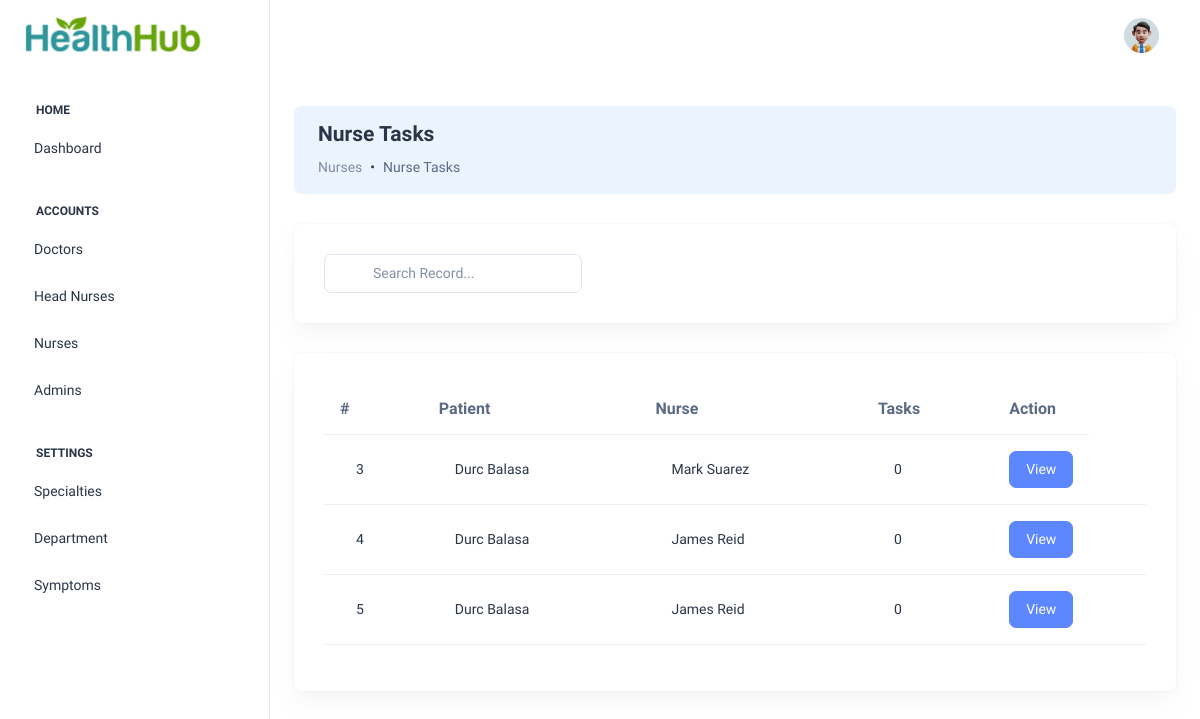
Before: /pages/nurse-tasks.php (signed in) with the older database file.
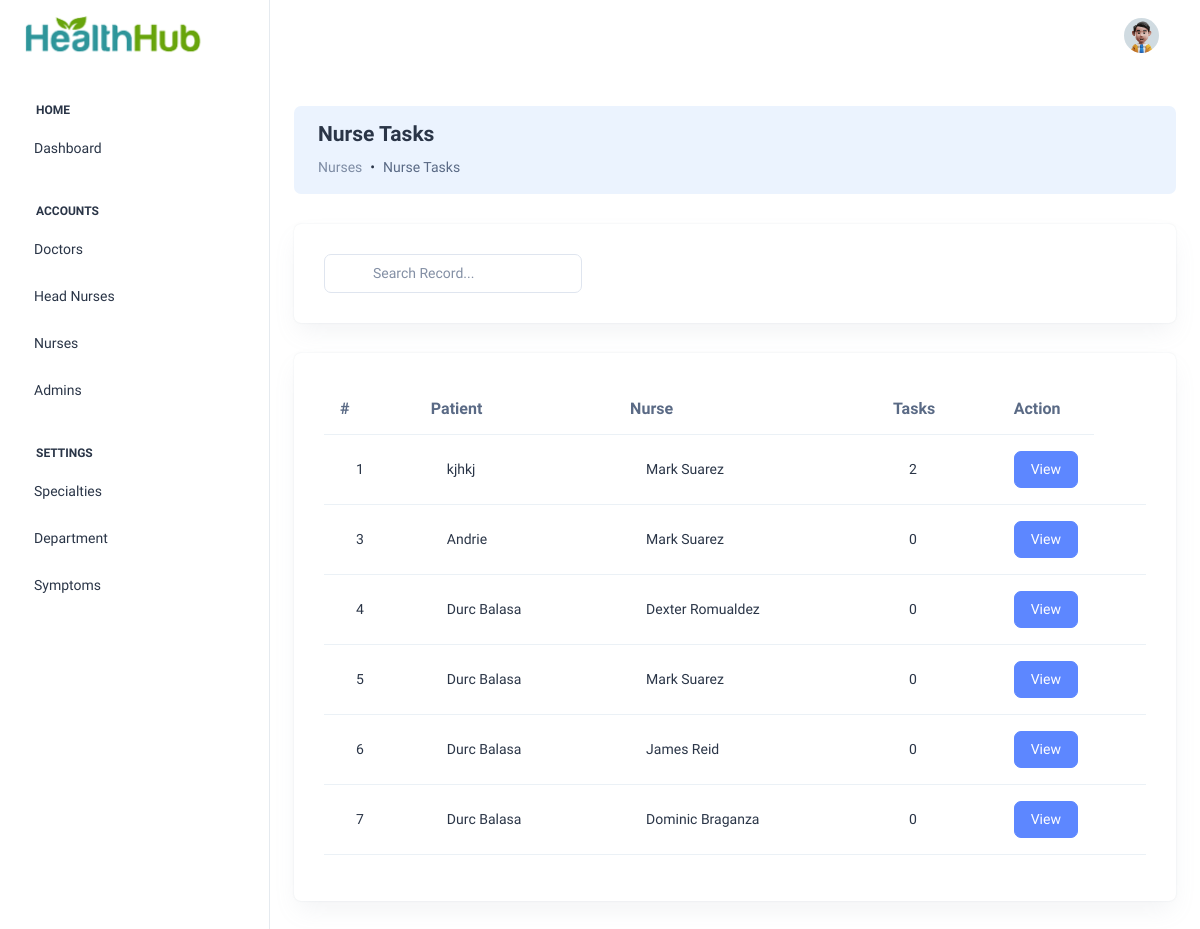
After: the same page with the newer database file.
### tables this page shows
CREATE TABLE `medical_record` (
  `Id` int(11) NOT NULL AUTO_INCREMENT,
  `patientId` int(11) DEFAULT NULL,
  `doctorId` int(11) DEFAULT NULL,
  `reasonForAdmission` varchar(255) DEFAULT NULL,
  `allergies` varchar(255) DEFAULT NULL,
  `medications` varchar(255) DEFAULT NULL,
  `bloodType` varchar(255) DEFAULT NULL,
  `symptomId` int(11) DEFAULT NULL,
  `doctorsOrders` text,
  `dateAdded` date DEFAULT NULL,
  `status` varchar(255) DEFAULT 'Admitted',
  `room` varchar(255) DEFAULT NULL,
  `departmentId` int(11) DEFAULT NULL,
  `nurseId` int(11) DEFAULT NULL,
  PRIMARY KEY (`Id`)
);

CREATE TABLE `patient` (
  `Id` int(11) NOT NULL AUTO_INCREMENT,
  `fullName` varchar(255) DEFAULT NULL,
  `dob` date DEFAULT NULL,
  `gender` varchar(255) DEFAULT NULL,
  `address` text,
  `city` varchar(255) DEFAULT NULL,
  `phoneNumber` varchar(255) DEFAULT NULL,
  `email` varchar(255) DEFAULT NULL,
  `emergencyContactName` varchar(255) DEFAULT NULL,
  `relationship` varchar(255) DEFAULT NULL,
  `emergencyPhoneNumber` varchar(255) DEFAULT NULL,
  `insuranceProvider` varchar(255) DEFAULT NULL,
  `policyNumber` varchar(255) DEFAULT NULL,
  `groupNumber` varchar(255) DEFAULT NULL,
  `subscriberName` varchar(255) DEFAULT NULL,
  `subscriberDob` varchar(255) DEFAULT NULL,
  `subscriberId` varchar(255) DEFAULT NULL,
  `status` varchar(255) DEFAULT 'Admitted',
  PRIMARY KEY (`Id`)
);

CREATE TABLE `account` (
  `Id` tinyint(11) NOT NULL AUTO_INCREMENT,
  `username` varchar(100) NOT NULL DEFAULT '',
  `password` varchar(100) NOT NULL,
  `firstName` varchar(150) DEFAULT NULL,
  `lastName` varchar(150) DEFAULT NULL,
  `status` varchar(255) DEFAULT 'Inactive',
  `role` varchar(20) DEFAULT 'Customer',
  `dateAdded` date DEFAULT NULL,
  `drSpecialtyId` int(11) DEFAULT NULL,
  `nHeadNurseId` int(11) DEFAULT NULL,
  `departmentId` int(11) DEFAULT NULL,
  `shift` varchar(150) DEFAULT NULL,
  `daysOfWork` varchar(150) DEFAULT NULL,
  PRIMARY KEY (`Id`)
);

### config/Models.php (called while the page is built, shortened)
<?php
include "CRUD.php";
function account() {
	$crud = new CRUD;
	$crud->table = "account";
	return $crud;
}
function patient() {
	$crud = new CRUD;
	$crud->table = "patient";
	return $crud;
}
function medical_record() {
	$crud = new CRUD;
	$crud->table = "medical_record";
	return $crud;
}
function task() {
	$crud = new CRUD;
	$crud->table = "task";
	return $crud;
}
?>

### config/CRUD.php (called while the page is built)
<?php class CRUD{var $table;var $obj=array();function arrayToQuery($query){$query_array=array();foreach($query as $key=>$key_value){if($key_value=="NOW()"){$query_array[]="$key=$key_value";}else{$query_array[]="$key='".htmlspecialchars($key_value,ENT_QUOTES)."'";}}return implode(', ',$query_array);}function list($query=""){$query=$query?"where ".$query:"";$db=Database::connect();$pdo=$db->prepare("select * from $this->table $query");$pdo->execute();$result=$pdo->fetchAll(PDO::FETCH_OBJ);Database::disconnect();return $result;}function count($query=""){$query=$query?"where ".$query:"";$db=Database::connect();$pdo=$db->prepare("select * from $this->table $query");$pdo->execute();Database::disconnect();return $pdo->rowCount();}function get($args){$db=Database::connect();$pdo=$db->prepare("select * from $this->table where $args");$pdo->execute();$result=$pdo->fetch(PDO::FETCH_OBJ);Database::disconnect();return $result;}function create(){$object=$this->arrayToQuery($this->obj);$db=Database::connect();$pdo=$db->prepare("insert into $this->table set $object");$pdo->execute();Database::disconnect();}function update($args){$object=$this->arrayToQuery($this->obj);$db=Database::connect();$pdo=$db->prepare("update $this->table set $object where $args");$pdo->execute();Database::disconnect();}function delete($args){$db=Database::connect();$pdo=$db->prepare("delete from $this->table where $args");$pdo->execute();Database::disconnect();}} ?>

### pages/nurse-tasks.php (the view, shortened to what the changed rows need)
<?php
  $ROOT_DIR="../";
  include $ROOT_DIR . "templates/header.php";
  $mr_list = medical_record()->list("status='Admitted' order by Id desc");
?>
<br>
      <div class="widget-content searchable-container list">
        <div class="card card-body">
          <div class="table-responsive">
            <table class="table search-table align-middle text-nowrap">
              <thead class="header-item">
                <th>#</th>
                <th>Patient</th>
                <th>Nurse</th>
                <th>Tasks</th>
                <th width="10%">Action</th>
              </thead>
              <tbody>
                <?php
                $count = 0;
                foreach ($mr_list as $row):
                  $patient = patient()->get("Id=$row->patientId");
                  $totalTask = task()->count("mrId=$row->Id");
                  $count += 1;
                  if ($row->nurseId!="") {
                    $n = account()->get("Id=$row->nurseId");
                    $nurse = $n->firstName . " " . $n->lastName;
                   ?>
                <tr class="search-items">
                  <td>
                    <div class="d-flex align-items-center">
                      <div class="ms-3">
                        <div class="user-meta-info">
                          <h6 class="user-name mb-0"
                          ><?=$count;?></h6>
                        </div>
                      </div>
                    </div>
                  </td>
                    <td>
                      <div class="d-flex align-items-center">
                        <div class="ms-3">
                          <div class="user-meta-info">
                            <h6 class="user-name mb-0"
                            ><?=$patient->fullName;?></h6>
                          </div>
                        </div>
                      </div>
                    </td>
                      <td>
                        <div class="d-flex align-items-center">
                          <div class="ms-3">
                            <div class="user-meta-info">
                              <h6 class="user-name mb-0"
                              ><?=$nurse;?></h6>
                            </div>
                          </div>
                        </div>
                      </td>
                        <td>
                          <div class="d-flex align-items-center">
                            <div class="ms-3">
                              <div class="user-meta-info">
                                <h6 class="user-name mb-0"
                                ><?=$totalTask;?></h6>
                              </div>
                            </div>
                          </div>
                        </td>
                      <td>
                        <a href="nurse-task-detail.php?mrId=<?=$row->Id?>" class="btn btn-primary">View</a>
                      </td>
                  <td>
              <?php } endforeach; ?>
              </tbody>
            </table>
          </div>
        </div>
      </div>
  <?php include $ROOT_DIR . "templates/footer.php"; ?>

Changed rows visible on the page:
added medical_record: patientId.fullName "kjhkj", account.firstName+lastName "Mark Suarez", totalTask "2"
now on this page (row edited): medical_record: patientId.fullName "Andrie", account.firstName+lastName "Mark Suarez", totalTask "0"
now on this page (row edited): medical_record: patientId.fullName "Durc Balasa", account.firstName+lastName "Dexter Romualdez", totalTask "0"
changed medical_record: account.firstName+lastName "James Reid" → "Dominic Braganza"
